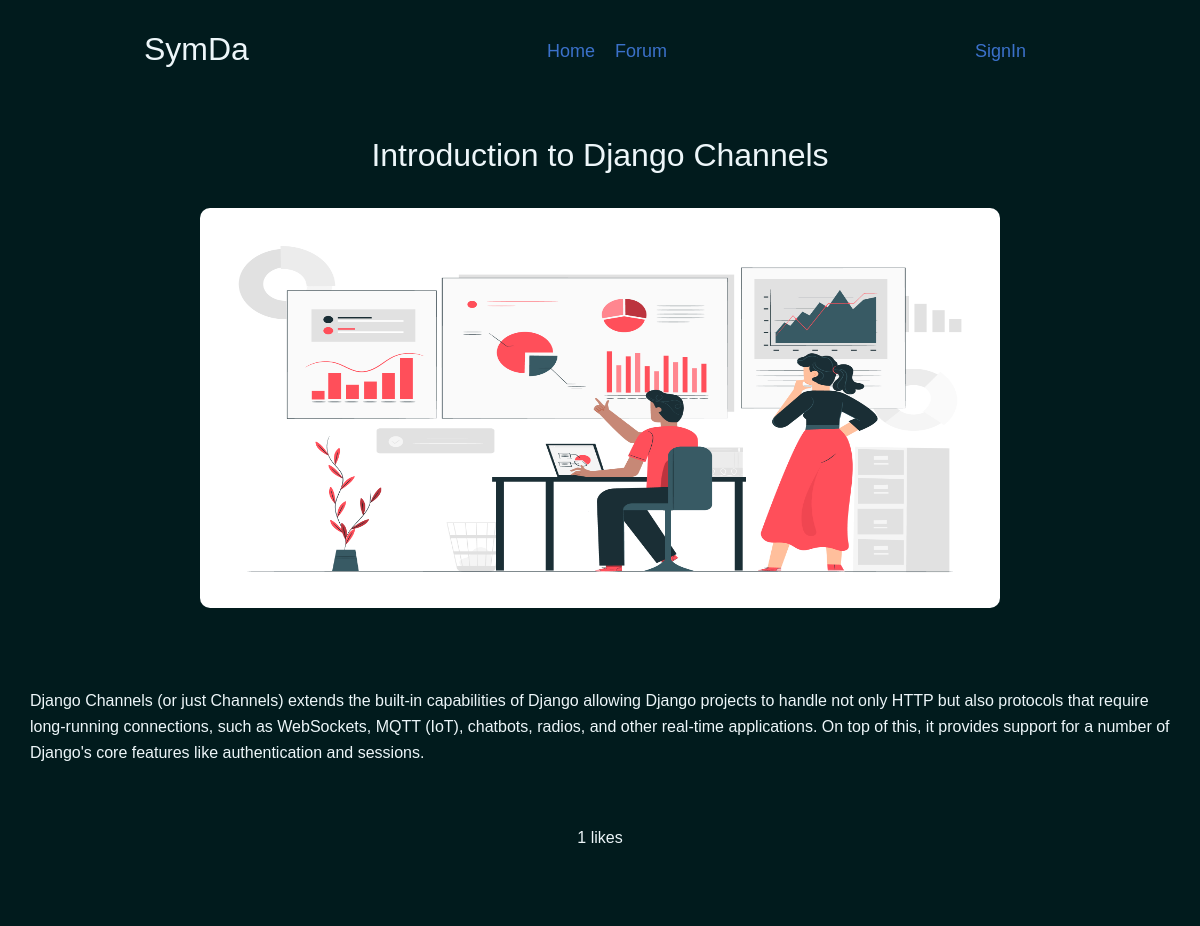
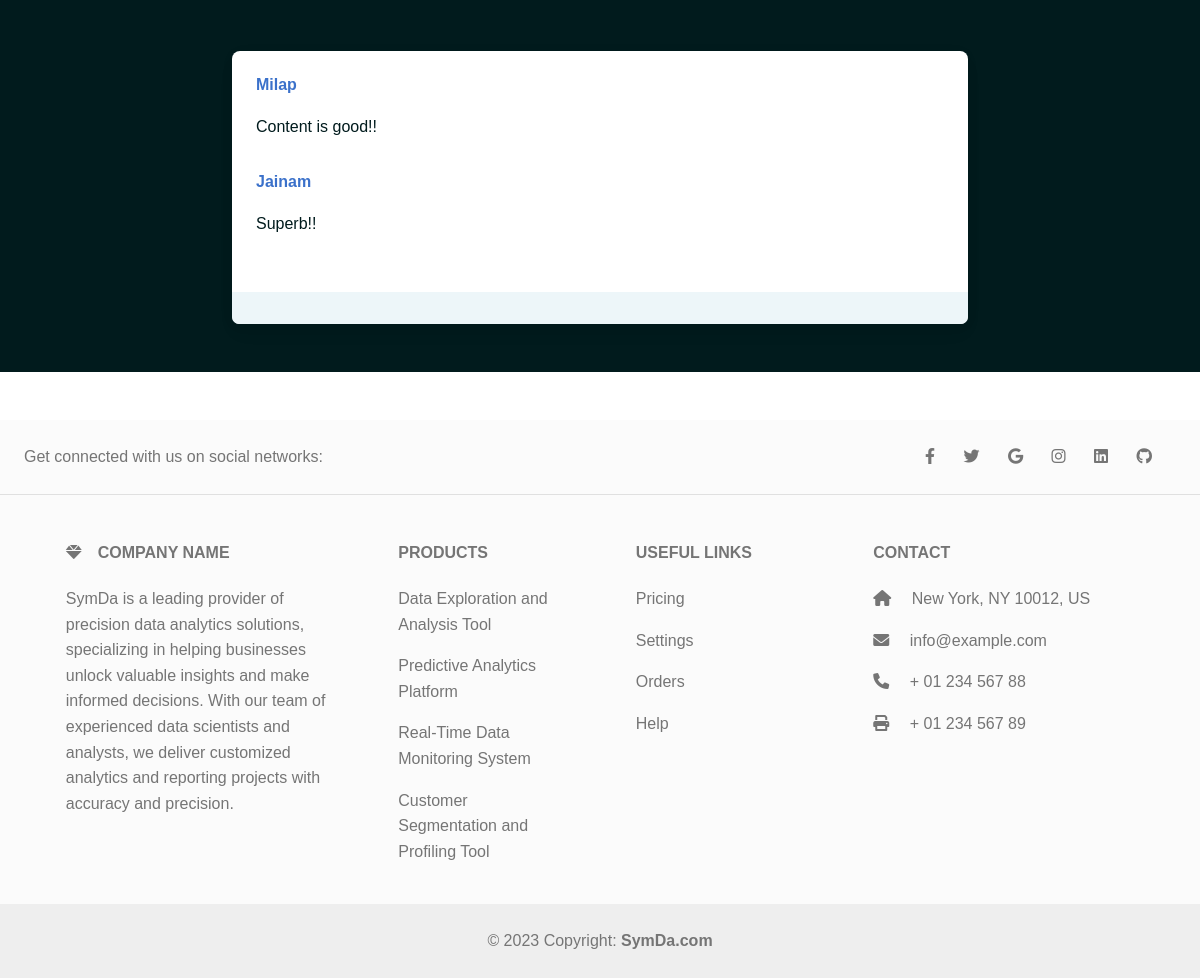
/posts/28ebc9f9734144b9abdf311f540f5908, run on the app's committed database (2 pictures, top to bottom).
### dashboard/models.py (models this page shows, shortened)
class Post(models.Model):
    post_id = models.UUIDField(default=uuid.uuid4,primary_key=True)
    user = models.ForeignKey(User,on_delete=models.CASCADE,related_name="userposts")
    title = models.CharField(max_length=200)
    content = models.TextField()
    post_image = models.ImageField(blank=True,null=True,default="static/dashboard/images/img1.jpg",upload_to="posts")

class Comment(models.Model):
    comment_id = models.UUIDField(default=uuid.uuid4,primary_key=True)
    post = models.ForeignKey(Post,on_delete=models.CASCADE,related_name="postscomment")
    comment = models.TextField(blank=True,null=True)
    user = models.ForeignKey(User,on_delete=models.CASCADE,related_name="usercomments")

### accounts/models.py (models this page shows, shortened)
class User(AbstractUser):
    username = models.CharField(max_length=30,unique=True,null=True)
    email = models.CharField(max_length=60,primary_key=True)
    phone = models.CharField(max_length=20,null=True)
    first_name = models.CharField(max_length=50,null=True)
    last_name = models.CharField(max_length=50,null=True)
    objects = UserManager()
    USERNAME_FIELD = 'email'
    REQUIRED_FIELDS = []

### dashboard/views.py (the view)
# urls.py: path('posts/<str:post_id>',views.post,name="post"),
def post(request,post_id):
    post = Post.objects.get(pk=post_id)
    likes = Like.objects.filter(post=post_id)
    comments = Comment.objects.filter(post=post_id)
    count = 0
    for i in likes:
        count = count + 1
    return render(request,'dashboard/post.html',{'post':post,'count':count,'comments':comments})

### dashboard/templates/dashboard/post.html (shortened to what this page needs)
<!DOCTYPE html>
{% load static %}
<html lang="en">
<head>
    <link rel="stylesheet" href="{% static 'dashboard/css/style.css' %}">
    <link href="https://cdnjs.cloudflare.com/ajax/libs/font-awesome/6.0.0/css/all.min.css" rel="stylesheet" />
    <link href="https://cdnjs.cloudflare.com/ajax/libs/mdb-ui-kit/6.4.0/mdb.min.css" rel="stylesheet" />
</head>
<body>
    <header>
        <nav>
            <div class="div div-1" style="margin-bottom: 20px;">
              <h2 style="padding-bottom: 20px;">SymDa</h2>
            </div>
            <div class="div div-2" style="margin-top: 7px;">
              <a href="{% url 'index' %}">
                <div class="inner-div">Home </div>
              </a>
              <a href="{% url 'posts' %}">
                <div class="inner-div">Forum</div>
              </a>
            </div>
            <div class="div div-3" style="margin-top: 7px; display:flex">
                {% if user.is_authenticated %}
                <a href="{% url 'user-logout' %}">
                  <div class="inner-div">LogOut</div>
                </a>
                <a href="{% url 'profile' %}"><div class="inner-div">
                  Profile
                </div></a>
                {% else %}
                <a href="{% url 'user-login' %}">
                  <div class="inner-div">SignIn</div>
                </a>
                {% endif %}
            </div>
          </nav>
          <div style="text-align: center; padding-bottom: 50px; padding-top: 20px; padding-left: 20px; padding-right: 20px;">
            <h2>{{post.title}}</h2>
            <br>
            <img src="{{post.post_image.url}}" height="400px" style="border-radius: 10px;" width="800px" alt="" srcset="">
          </div>
          <div style="padding: 30px;">
            {{post.content}}
          </div>
          <div style="text-align: center; padding: 30px;" id="like">
            <span style="color: #edf6f9;">
                {{count}} likes
            </span>
          </div>
          <section style="background-color: #011b1d;">
            <div class="container my-5 py-5">
              <div class="row d-flex justify-content-center">
                <div class="col-md-12 col-lg-10 col-xl-8">
                  <div class="card">
                    <div class="card-body">
                        {% for comment in comments %}
                        <div class="d-flex flex-start align-items-center">
                        <div>
                          <h6 class="fw-bold text-primary mb-1" style="color: #011b1d;">{{comment.user.first_name}}</h6>
                        </div>
                      </div>
                      <p class="mt-3 mb-4 pb-2" style="color: #011b1d;">
                        {{comment.comment}}
                      </p>
                      {% endfor  %}
                    </div>
                    <div class="card-footer py-3 border-0" style="background-color: #edf6f9;">
                  </div>
                </div>
              </div>
            </div>
          </section>
    </header>
<footer class="text-center text-lg-start bg-light text-muted" style="margin-top: 20px;">
    <section class="d-flex justify-content-center justify-content-lg-between p-4 border-bottom">
      <div class="me-5 d-none d-lg-block">
        <span>Get connected with us on social networks:</span>
      </div>
      <div>
        <a href="" class="me-4 text-reset">
          <i class="fab fa-facebook-f"></i>
        </a>
        <a href="" class="me-4 text-reset">
          <i class="fab fa-twitter"></i>
        </a>
        <a href="" class="me-4 text-reset">
          <i class="fab fa-google"></i>
        </a>
        <a href="" class="me-4 text-reset">
          <i class="fab fa-instagram"></i>
        </a>
        <a href="" class="me-4 text-reset">
          <i class="fab fa-linkedin"></i>
        </a>
        <a href="" class="me-4 text-reset">
          <i class="fab fa-github"></i>
        </a>
      </div>
    </section>
    <section class="">
      <div class="container text-center text-md-start mt-5">
        <div class="row mt-3">
          <div class="col-md-3 col-lg-4 col-xl-3 mx-auto mb-4">
            <h6 class="text-uppercase fw-bold mb-4">
              <i class="fas fa-gem me-3"></i>Company name
            </h6>
            <p>
              SymDa is a leading provider of precision data analytics solutions, specializing in helping businesses unlock valuable insights and make informed decisions. With our team of experienced data scientists and analysts, we deliver customized analytics and reporting projects with accuracy and precision.
            </p>
          </div>
          <div class="col-md-2 col-lg-2 col-xl-2 mx-auto mb-4">
            <h6 class="text-uppercase fw-bold mb-4">
              Products
            </h6>
            <p>
              <a href="#!" class="text-reset">Data Exploration and Analysis Tool</a>
            </p>
            <p>
              <a href="#!" class="text-reset">Predictive Analytics Platform</a>
            </p>
            <p>
              <a href="#!" class="text-reset">Real-Time Data Monitoring System</a>
            </p>
            <p>
              <a href="#!" class="text-reset">Customer Segmentation and Profiling Tool</a>
            </p>
          </div>
          <div class="col-md-3 col-lg-2 col-xl-2 mx-auto mb-4">
            <h6 class="text-uppercase fw-bold mb-4">
              Useful links
            </h6>
            <p>
              <a href="#!" class="text-reset">Pricing</a>
            </p>
            <p>
              <a href="#!" class="text-reset">Settings</a>
            </p>
            <p>
              <a href="#!" class="text-reset">Orders</a>
            </p>
            <p>
              <a href="#!" class="text-reset">Help</a>
            </p>
          </div>
          <div class="col-md-4 col-lg-3 col-xl-3 mx-auto mb-md-0 mb-4">
            <h6 class="text-uppercase fw-bold mb-4">Contact</h6>
            <p><i class="fas fa-home me-3"></i> New York, NY 10012, US</p>
            <p>
              <i class="fas fa-envelope me-3"></i>
              info@example.com
            </p>
            <p><i class="fas fa-phone me-3"></i> + 01 234 567 88</p>
            <p><i class="fas fa-print me-3"></i> + 01 234 567 89</p>
          </div>
        </div>
      </div>
    </section>
    <div class="text-center p-4" style="background-color: rgba(0, 0, 0, 0.05);">
      © 2023 Copyright:
      <a class="text-reset fw-bold" >SymDa.com</a>
    </div>
  </footer>
</body>
</html>

### dashboard/static/dashboard/css/style.css (style rules this page uses)
* { margin: 0; padding: 0; font-family: Verdana, Geneva, Tahoma, sans-serif; }
header { background-color: #011b1d; color: #edf6f9; padding-top: 30px; }
nav { display: flex; justify-content: space-around; flex-wrap: wrap; }
.div-2 { display: flex; }
.inner-div { margin-left: 10px; margin-right: 10px; font-size: large; }

### data on the page
Post: title "Introduction to Django Channels", post_image (picture), content "Django Channels (or just Channels) extends the built-in capabilities of Django allowing Django projects to handle not only HTTP but also protocols that require long-running connections, such as WebSockets, MQTT (IoT), chatbots, radios, and other real-time applications. On top of this, it provides support for a number of Django's core features like authentication and sessions."
Comment: user.first_name "Milap", comment "Content is good!!"
Comment: user.first_name "Jainam", comment "Superb!!"

### other printed values
{{ count }} "1"
